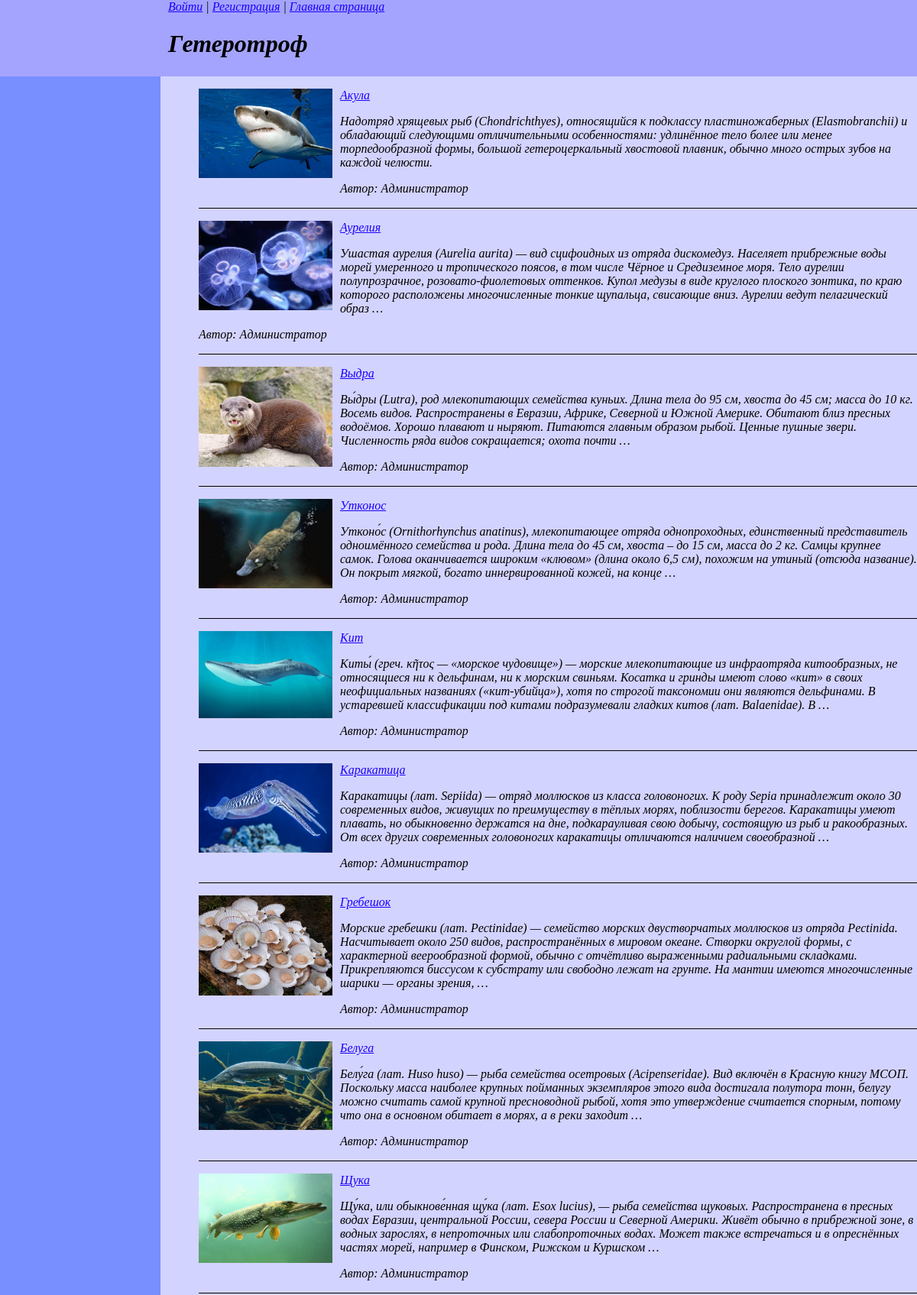
/water/tag/geterotrof/ (upper part), run on the app's committed database.
### water/models.py (models this page shows, shortened)
class WaterTags(models.Model):
    tag = models.CharField(max_length=100, db_index=True,verbose_name="Теги")
    slug = models.SlugField(max_length=255, unique=True, db_index=True)

class Water(models.Model):
    class Status(models.IntegerChoices):
        USUAL = 0, 'Распространенное'
        RARE = 1, 'Редкое'
    class Meta:
        verbose_name = 'Водные обитатели'
        verbose_name_plural = 'Водные обитатели'
    page_name = models.CharField(max_length=255, default='water', verbose_name="Слаг")
    animal = models.CharField(max_length=255, verbose_name="Имя животного")
    content = models.TextField(blank=True, verbose_name="Текст о животном")
    time_create = models.DateTimeField(auto_now_add=True, verbose_name="Время создания")
    time_update = models.DateTimeField(auto_now=True, verbose_name="Время изменения")
    is_red_book = models.BooleanField(choices=tuple(map(lambda x: (bool(x[0]), x[1]), Status.choices)),
                                      default=Status.USUAL, verbose_name="Красная книга")
    class_of_animal = models.ForeignKey('Water_Kinds', on_delete=models.PROTECT, null=True,
                                        verbose_name="Класс животного")
    unique_fact = models.OneToOneField('Water_Facts', on_delete=models.SET_NULL, null=True, blank=True,
                                       related_name='fact', verbose_name="Факт о животном")
    tags = models.ManyToManyField('WaterTags', blank=True, related_name='tags',verbose_name="Теги")
    image = models.ImageField(upload_to="images/%Y/%m/%d/", default=None, blank=True, null=True,
                              verbose_name="Изображение")
    author = models.ForeignKey(get_user_model(), on_delete=models.SET_NULL, null=True, default=None)

### water/views.py (the view)
# urls.py: path('tag/<slug:water_tag_slug>/', views.show_tags, name='tag'),
def show_tags(request, water_tag_slug):
    tag = get_object_or_404(WaterTags, slug=water_tag_slug)
    data_tags = {
        'title': f'Тег: {tag.tag}',
        'header': tag.tag,
        'content': Water.objects.filter(tags=tag.id)
        }
    return render(request, 'water/water_animals.html', data_tags)

### water/templates/water/water_animals.html
{% extends 'animal_base_list.html' %}

### templates/animal_base_list.html (shortened to what this page needs)
<!DOCTYPE html>
<html lang="en">
{% load static %}
<head>
</head>
<body>
<div class="header">
    <nav class ="login">
    {% if request.user.is_authenticated %}
      {{user.username}} | <a href="{% url 'users:profile' %}">Личный кабинет</a> | <a href="{% url 'users:logout' %}">Выйти</a>
    {% else %}
        <a href="{% url 'users:login' %}">Войти</a> | <a href="{% url 'users:register' %}">Регистрация</a>
    {% endif %}
    | <a href="{% url 'home' %}">Главная страница</a>
    </nav>
    <h1>{{header}}</h1>
</div>
<div class="content">
<ul>
        {% for items in content %}
        <li>
                {% if items.image %}
                <p><img class="img-article-left" src="{{items.image.url}}" width="175" height="175"></p>
                {% endif %}
               <p><a href="{{items.page_name}}/">{{items.animal}}</a></p>
               <p>{{items.content|truncatewords:50}}</p>
                <p>Автор: {{items.author.username|default:"Администратор"}}</p>
        </li>
        {% endfor %}
</ul>
    </div>
<div class="sidebar"></div>
</body>
</html>

### templates/animal_base_list.html (style rules this page uses)
.header { padding-left: 220px; align-items: center; font-style:italic; background: #a4a4fe; position:absolute; left:0px; top:0px; bottom:0; right:0; height: 100px; }
ul li { border-bottom: 1px solid #000; list-style-type: none; }
img { max-width: 600px; height: auto; }
img.img-article-left { max-width: 300px; height: auto; float: left; padding: 0 10px 10px 0; }
.sidebar { position:absolute; padding-top: 50px; padding-left: 10px; background: #778fff; left:0px; top:100px; bottom:0px; width: 200px; }
.content { font-style:oblique; padding-left: 20px; background: #d3d3ff; position:absolute; left:200px; top:100px; bottom:0; right:0; }
a:link { color: #1a01fe; }

### data on the page
WaterTags: tag "Гетеротроф"
Water: image (picture), animal "Акула", content "Надотряд хрящевых рыб (Chondrichthyes), относящийся к подклассу пластиножаберных (Elasmobranchii) и обладающий следующими отличительными особенностями: удлинённое тело более или менее торпедообразной формы, большой гетероцеркальный хвостовой плавник, обычно много острых зубов на каждой челюсти.", author.username "Администратор"
Water: image (picture), animal "Аурелия", content "Ушастая аурелия (Aurelia aurita) — вид сцифоидных из отряда дискомедуз. Населяет прибрежные воды морей умеренного и тропического поясов, в том числе Чёрное и Средиземное моря. Тело аурелии полупрозрачное, розовато-фиолетовых оттенков. Купол медузы в виде круглого плоского зонтика, по краю которого расположены многочисленные тонкие щупальца, свисающие вниз. Аурелии ведут пелагический образ …", author.username "Администратор"
Water: image (picture), animal "Выдра", content "Вы́дры (Lutra), род млекопитающих семейства куньих. Длина тела до 95 см, хвоста до 45 см; масса до 10 кг. Восемь видов. Распространены в Евразии, Африке, Северной и Южной Америке. Обитают близ пресных водоёмов. Хорошо плавают и ныряют. Питаются главным образом рыбой. Ценные пушные звери. Численность ряда видов сокращается; охота почти …", author.username "Администратор"
Water: image (picture), animal "Утконос", content "Утконо́с (Ornithorhynchus anatinus), млекопитающее отряда однопроходных, единственный представитель одноимённого семейства и рода. Длина тела до 45 см, хвоста – до 15 см, масса до 2 кг. Самцы крупнее самок. Голова оканчивается широким «клювом» (длина около 6,5 см), похожим на утиный (отсюда название). Он покрыт мягкой, богато иннервированной кожей, на конце …", author.username "Администратор"
Water: image (picture), animal "Кит", content "Киты́ (греч. κῆτος — «морское чудовище») — морские млекопитающие из инфраотряда китообразных, не относящиеся ни к дельфинам, ни к морским свиньям. Косатка и гринды имеют слово «кит» в своих неофициальных названиях («кит-убийца»), хотя по строгой таксономии они являются дельфинами. В устаревшей классификации под китами подразумевали гладких китов (лат. Balaenidae). В …", author.username "Администратор"
Water: image (picture), animal "Каракатица", content "Каракатицы (лат. Sepiida) — отряд моллюсков из класса головоногих. К роду Sepia принадлежит около 30 современных видов, живущих по преимуществу в тёплых морях, поблизости берегов. Каракатицы умеют плавать, но обыкновенно держатся на дне, подкарауливая свою добычу, состоящую из рыб и ракообразных. От всех других современных головоногих каракатицы отличаются наличием своеобразной …", author.username "Администратор"
Water: image (picture), animal "Гребешок", content "Морские гребешки (лат. Pectinidae) — семейство морских двустворчатых моллюсков из отряда Pectinida. Насчитывает около 250 видов, распространённых в мировом океане. Створки округлой формы, с характерной веерообразной формой, обычно с отчётливо выраженными радиальными складками. Прикрепляются биссусом к субстрату или свободно лежат на грунте. На мантии имеются многочисленные шарики — органы зрения, …", author.username "Администратор"
Water: image (picture), animal "Белуга", content "Белу́га (лат. Huso huso) — рыба семейства осетровых (Acipenseridae). Вид включён в Красную книгу МСОП. Поскольку масса наиболее крупных пойманных экземпляров этого вида достигала полутора тонн, белугу можно считать самой крупной пресноводной рыбой, хотя это утверждение считается спорным, потому что она в основном обитает в морях, а в реки заходит …", author.username "Администратор"
Water: image (picture), animal "Щука", content "Щу́ка, или обыкнове́нная щу́ка (лат. Esox lucius), — рыба семейства щуковых. Распространена в пресных водах Евразии, центральной России, севера России и Северной Америки. Живёт обычно в прибрежной зоне, в водных зарослях, в непроточных или слабопроточных водах. Может также встречаться и в опреснённых частях морей, например в Финском, Рижском и Куршском …", author.username "Администратор"
